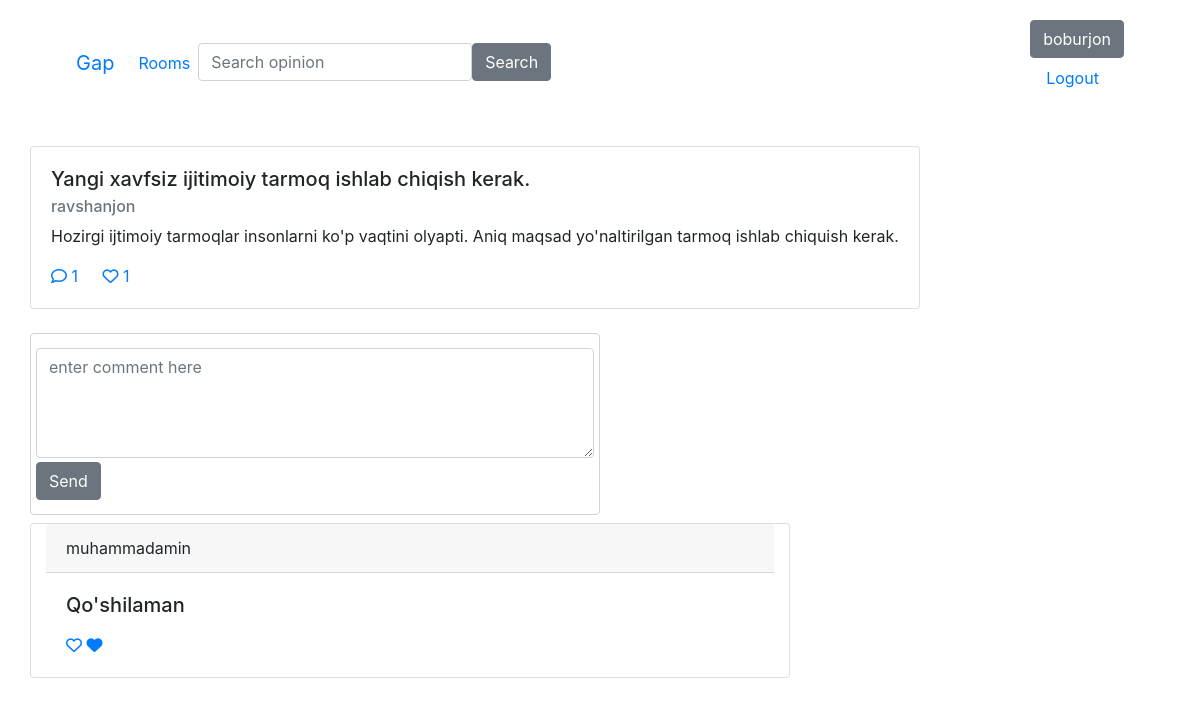
/gap/opinion/1 (signed in), run on the app's committed database.
### apps/gap/models.py (models this page shows, shortened)
class Opinion(AbstractModel):
    room = ForeignKey(Room, CASCADE, 'opinions')
    title = CharField(max_length=256)
    body = TextField()
    author = ForeignKey(User, CASCADE, 'opinions')
    @property
    def like_count(self):
        return self.opinionlike_set.count()

class Comment(AbstractModel):
    body = TextField()
    opinion = ForeignKey(Opinion, CASCADE, 'comments')
    author = ForeignKey(User, CASCADE, 'comments')
    @property
    def like_count(self):
        return self.commentlike_set.count()

### apps/gap/views.py (the view)
# urls.py: path('opinion/<pk>', OpinionDetailView.as_view(), name='opinion'),
class OpinionDetailView(LoginRequiredMixin, View):
    def get(self, request, pk):
        opinion = Opinion.objects.get(pk=pk)
        comments = opinion.comments.all().order_by("-created_at")
        comments = sorted(comments, key=lambda c: c.like_count, reverse=True)
        context = {
            "opinion": opinion,
            "comments": comments
        }
        return render(request, "gap/comments.html", context=context)

### apps/gap/templatetags/check_opinion_like.py (called while the page is built)
def check_like(opnion, user):
    return OpinionLike.objects.filter(opinion=opnion, user=user).exists()

### apps/gap/templates/gap/comments.html (shortened to what this page needs)
{% extends 'base.html' %}
{% load check_opinion_like %}
{% block body %}
    <div class="row">
        {% include 'gap/comment-cart.html' %}
    </div>
    <div class="row ms-2">
        <form action="" class="form-control col-6 " method="post">
            <div class="row p-2">
                <textarea name="" id="" cols="30" rows="4" class=" form-control mb-1"
                          placeholder="enter comment here "></textarea>
                <button type="submit" class="btn btn-secondary  ">Send</button>
            </div>
        </form>
    </div>
    <div class="row">
        {% for comment in comments %}
            <div class="card mt-2 col-8">
                <div class="card-header">
                    {{ comment.author }}
                </div>
                <div class="card-body ">
                    <h5 class="card-title">{{ comment.body }}</h5>
                    <a href="{% url 'gap:opinion-like' opinion.pk %}" class="card-link"><i
                            class="fa-regular fa-heart"></i>
                        <i
                                class="fa-solid fa-heart"></i></a>
                </div>
            </div>
        {% endfor %}
    </div>
{% endblock %}

### templates/base.html (shortened to what this page needs)
<!doctype html>
<html lang="en">
<head>
    <link rel="stylesheet" href="https://cdn.jsdelivr.net/npm/bootstrap@4.0.0/dist/css/bootstrap.min.css"
>
</head>
<body>
<div class="container">
    <nav class="navbar navbar-expand-lg bg-body-tertiary mt-1">
        <div class="container-fluid">
            <a class="navbar-brand" href="{% url 'landing_page' %}">Gap</a>
            <div class="collapse navbar-collapse" id="navbarSupportedContent">
                <ul class="navbar-nav me-auto mb-2 mb-lg-0">
                    <li class="nav-item">
                        <a class="nav-link active" aria-current="page" href="{% url 'gap:rooms' %}">Rooms</a>
                    </li>
                    <li>
                        <form action="{% url 'gap:search-opinion' %}" method="get" class="d-flex ms-4">
                            <input type="text" class="form-control" name="q" value="{{ param }}"
                                   placeholder="Search opinion">
                            <button type="submit" class="btn btn-secondary">Search</button>
                        </form>
                    </li>
                </ul>
            </div>
            <div class="me-5 mt-2">
                <ul type="none" class="me-5">
                    {% if request.user.is_authenticated %}
                        <button class="btn btn-secondary">{{ request.user.username }}</button>
                        <a class="nav-item nav-link" href="{% url 'gap:logout-page' %}">Logout</a>
                    {% else %}
                        <a class="nav-item nav-link" href="{% url 'gap:login-page' %}">Login</a>
                    {% endif %}
                </ul>
            </div>
        </div>
    </nav>
    {% block body %}
    {% endblock %}
</div>
</body>
</html>

### apps/gap/templates/gap/comment-cart.html
{% load check_opinion_like %}
<div class="card my-4">
    <div class="card-body">
        <h5 class="card-title">{{ opinion.title }}.</h5>
        <h6 class="card-subtitle mb-2 text-muted">{{ opinion.author }}</h6>
        <p class="card-text">{{ opinion.body }}.</p>
        <a href="{% url 'gap:opinion' opinion.pk %}" class="card-link"><i class="fa-regular fa-comment"></i> {{ opinion.comments.count }} </a>
        <a href="{% url 'gap:opinion-like' opinion.pk %}" class="card-link">
            {% if request.user.is_authenticated %}
                {% if opinion|check_like:request.user %}
                    <i class="fa-solid fa-heart"></i>
                {% else %}
                    <i class="fa-regular fa-heart"></i>
                {% endif %}{{ opinion.like_count }}
            {% else %}
                <i class="fa-regular fa-heart"></i>
            {% endif %}
        </a>
    </div>
</div>

### data on the page
Opinion: title "Yangi xavfsiz ijitimoiy tarmoq ishlab chiqish kerak", author "ravshanjon", body "Hozirgi ijtimoiy tarmoqlar insonlarni ko'p vaqtini olyapti. Aniq maqsad yo'naltirilgan tarmoq ishlab chiquish kerak", comments.count "1", like_count "1"
Comment: author "muhammadamin", body "Qo'shilaman"

### other printed values
{{ request.user.username }} "boburjon"
